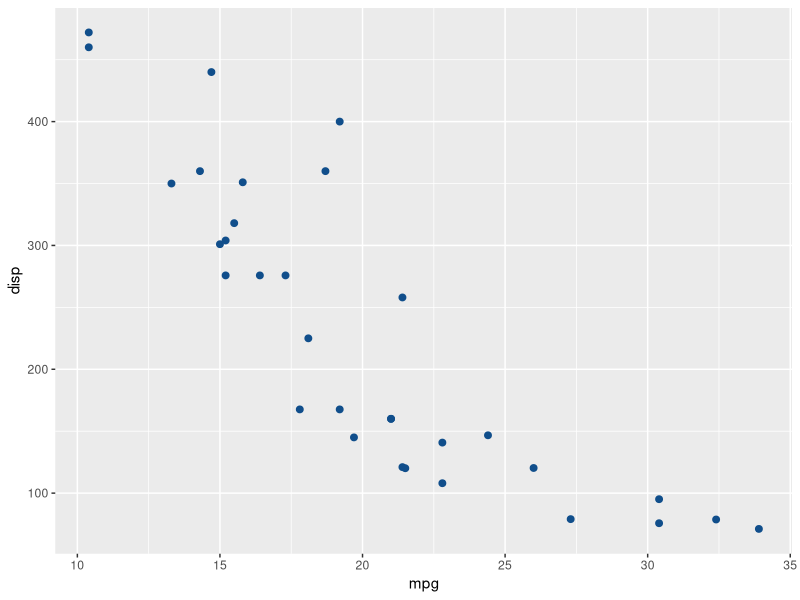

The R script that drew this image:
## ---- chunk 1
#| message: false 

library(ggplot2)
data(mtcars)
mtcars |>
  ggplot(aes(mpg, disp)) + 
  geom_point(color="dodgerblue4", size=2)
